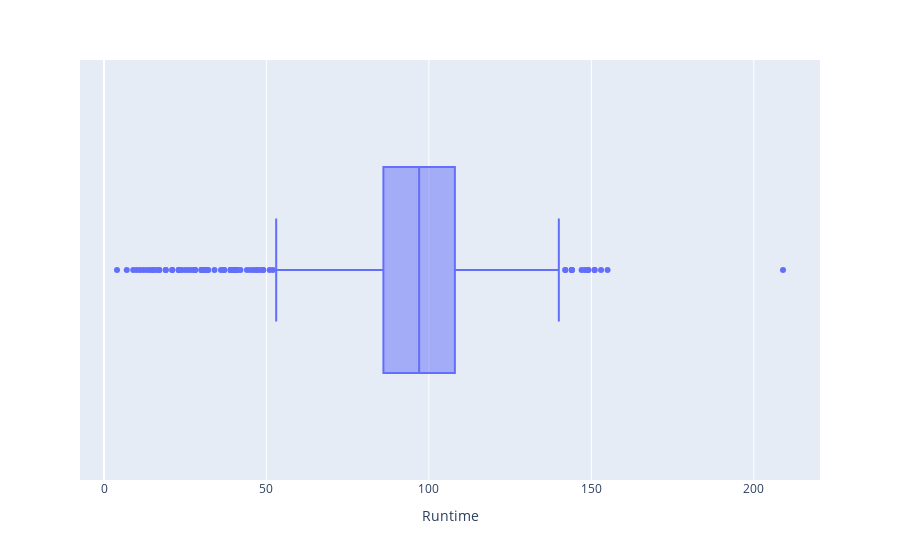

The cell this chart's notebook holds for it:
### Code cell
#Visulaize the output of data
fig = px.box(netflix_orginal_df,x='Runtime', hover_data = netflix_orginal_df[['Title', 'Language']])
fig.update_traces(quartilemethod="inclusive")
# fig.update_traces(fillcolor="green")
fig.show()

### Figure 1 — Plotly figure (JSON) as saved in the notebook; plotly's stock layout.template omitted (floating-point values rounded to 4 significant figures; data arrays with more than 128 entries replaced by an {"elided": "..."} marker saying what was removed)
{"data": [{"alignmentgroup": "True", "customdata": {"elided": "584x2 str values"}, "hovertemplate": "Runtime=%{x}<br>Title=%{customdata[0]}<br>Language=%{customdata[1]}<extra></extra>", "legendgroup": "", "marker": {"color": "#636efa"}, "name": "", "notched": false, "offsetgroup": "", "orientation": "h", "quartilemethod": "inclusive", "showlegend": false, "type": "box", "x": {"elided": "584 int values"}, "x0": " ", "xaxis": "x", "y0": " ", "yaxis": "y"}], "layout": {"boxmode": "group", "legend": {"tracegroupgap": 0}, "margin": {"t": 60}, "xaxis": {"anchor": "y", "domain": [0, 1], "title": {"text": "Runtime"}}, "yaxis": {"anchor": "x", "domain": [0, 1]}}}
